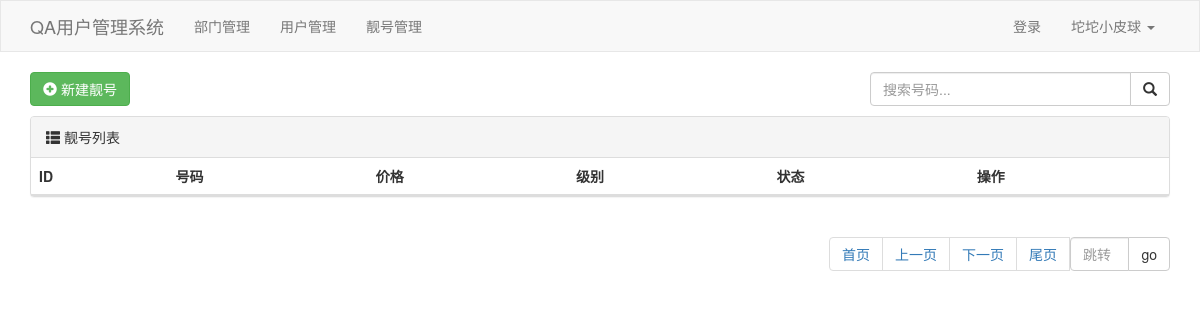
The app's page /phone/list/, older data.
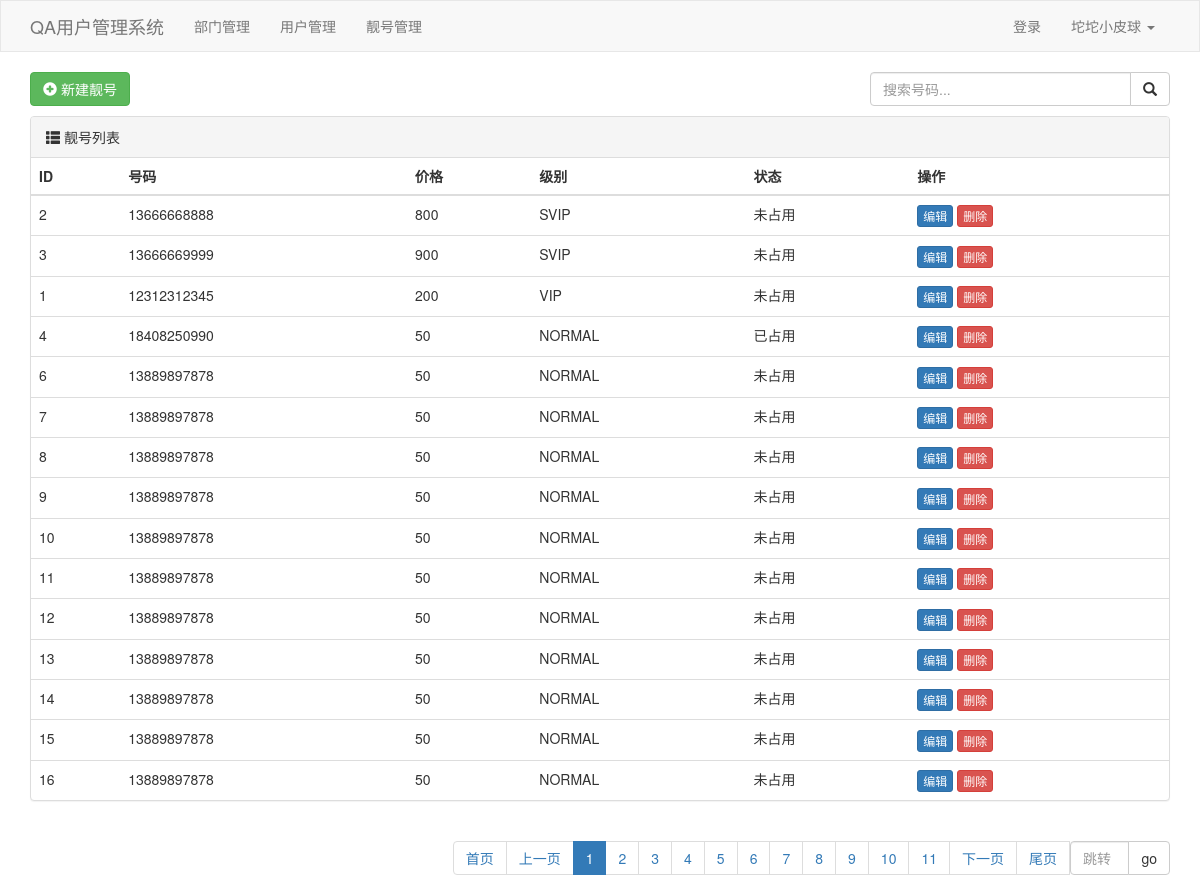
The same page, newer data.
### Test_App/models.py (models this page shows)
class PhoneNumber(models.Model):
    mobile = models.CharField(verbose_name="靓号", max_length=11)
    price = models.IntegerField(verbose_name="价格", default=0)
    level_choices = (
        (1, "SVIP"),
        (2, "VIP"),
        (3, "NORMAL")
    )
    level = models.SmallIntegerField(
        verbose_name="级别", choices=level_choices, default=3)
    status_choices = (
        (1, "已占用"),
        (0, "未占用")
    )
    status = models.SmallIntegerField(
        verbose_name="状态", choices=status_choices, default=0)

### Test_App/views.py (the view)
# urls.py: path('phone/list/', views.phone_list),
def phone_list(request):
    data_dict = {}
    value = request.GET.get('q', "")  # 空字符串意思为，有q的值就拿，没有就是空
    if value:
        data_dict['mobile__contains'] = value
    queryset = PhoneNumber.objects.filter(**data_dict).order_by("level")
    pageNationObject = PageNation(request, queryset)
    return render(request, 'phone_list.html', {
        "page_queryset": pageNationObject.page_queryset,
        "value": value,
        "page_string": pageNationObject.html()
    })

### Test_App/templates/phone_list.html
{% extends 'layout.html' %}
{% block content %}
<div class="container">
    <div style="margin-bottom: 10px;">
        <a href="/phone/add/" class="btn btn-success">
            <span class="glyphicon glyphicon-plus-sign" aria-hidden="true"></span>
            新建靓号</a>
        <div style="float: right; width:300px;">
            <form method='get'>
                <div class="input-group">
                    <input type="text" name="q" class="form-control" placeholder="搜索号码..." value={{ value }}>
                    <span class="input-group-btn">
                    <button class="btn btn-default" type="submit">
                        <span class="glyphicon glyphicon-search" aria-hidden="true"></span>
                    </button>
                </div>
            </form>
        </div>
    </div>
    <div class="panel panel-default">
        <div class="panel-heading">
            <span class="glyphicon glyphicon-th-list" aria-hidden="true"></span>
            靓号列表
        </div>
        <table class="table">
            <thead>
                <tr>
                    <th>ID</th>
                    <th>号码</th>
                    <th>价格</th>
                    <th>级别</th>
                    <th>状态</th>
                    <th>操作</th>
                </tr>
            </thead>
            <tbody>
                {% for obj in page_queryset %}
                    <tr>
                        <td scope="row">{{ obj.id }}</th>
                        <td>{{ obj.mobile }}</td>
                        <td>{{ obj.price }}</td>
                        <td>{{ obj.get_level_display }}</td>
                        <td>{{ obj.get_status_display }}</td>
                        <td>
                            <a href="/phone/{{ obj.id }}/edit/" class="btn btn-primary btn-xs">编辑</a>
                            <a href="/phone/{{ obj.id }}/delete/" class="btn btn-danger btn-xs">删除</a>
                        </td>
                    </tr>
                {% endfor %}
        </table>
    </div>
    <ul class="pagination" style="float: right;">
        {{ page_string }}
    </ul>
</div>
{% endblock content %}

### Test_App/templates/layout.html (shortened to what this page needs)
{% load static %}
<!DOCTYPE html>
<html lang="en">
<head>
    <link rel="stylesheet" href="{% static 'plugins/bootstrap-3.4.1-dist/css/bootstrap.min.css' %}">
    <link rel="stylesheet" href="{% static 'css/test.css' %}">
</head>
<body>
    <nav class="navbar navbar-default">
        <div class="container">
            <div class="navbar-header">
                <a class="navbar-brand" href="#">QA用户管理系统</a>
            </div>
            <div class="collapse navbar-collapse" id="bs-example-navbar-collapse-1">
                <ul class="nav navbar-nav">
                    <li><a href="/depart/list/">部门管理</a></li>
                    <li><a href="/user/list/">用户管理</a></li>
                    <li><a href="/phone/list/">靓号管理</a></li>
                </ul>
                <ul class="nav navbar-nav navbar-right">
                    <li><a href="#">登录</a></li>
                    <li class="dropdown">
                        <a href="#" class="dropdown-toggle" data-toggle="dropdown" role="button" aria-haspopup="true"
                            aria-expanded="false">坨坨小皮球 <span class="caret"></span></a>
                    </li>
                </ul>
            </div>
        </div>
    </nav>
    <div>
        {% block content %}
        {% endblock %}
    </div>
</body>
</html>

### Test_App/static/css/test.css (style rules this page uses)
.navbar { border-radius: 0; }

Row changes from the older to the newer data that the page shows:
added PhoneNumber: id "2", mobile "13666668888", price "800", level "SVIP", status "未占用"
added PhoneNumber: id "3", mobile "13666669999", price "900", level "SVIP", status "未占用"
added PhoneNumber: id "1", mobile "12312312345", price "200", level "VIP", status "未占用"
added PhoneNumber: id "4", mobile "18408250990", price "50", level "NORMAL", status "已占用"
added PhoneNumber: id "6", mobile "13889897878", price "50", level "NORMAL", status "未占用"
added PhoneNumber: id "7", mobile "13889897878", price "50", level "NORMAL", status "未占用"
added PhoneNumber: id "8", mobile "13889897878", price "50", level "NORMAL", status "未占用"
added PhoneNumber: id "9", mobile "13889897878", price "50", level "NORMAL", status "未占用"
added PhoneNumber: id "10", mobile "13889897878", price "50", level "NORMAL", status "未占用"
added PhoneNumber: id "11", mobile "13889897878", price "50", level "NORMAL", status "未占用"
added PhoneNumber: id "12", mobile "13889897878", price "50", level "NORMAL", status "未占用"
added PhoneNumber: id "13", mobile "13889897878", price "50", level "NORMAL", status "未占用"
added PhoneNumber: id "14", mobile "13889897878", price "50", level "NORMAL", status "未占用"
added PhoneNumber: id "15", mobile "13889897878", price "50", level "NORMAL", status "未占用"
added PhoneNumber: id "16", mobile "13889897878", price "50", level "NORMAL", status "未占用"
Text that changed along with them:
text no longer shown: "首页 上一页 下一页 尾页 go"
text now shown: "首页 上一页 1 2 3 4 5 6 7 8 9 10 11 下一页 尾页 go"
